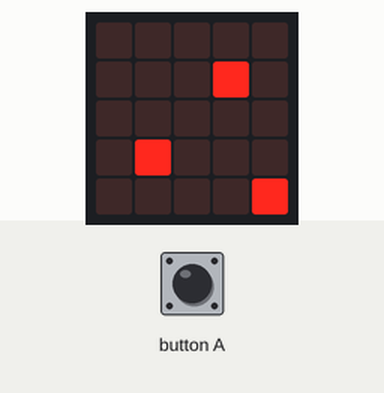
The program below on a simulated BBC micro:bit (MakeCode). Shown: the board's 5×5 LED display. The test bench sets the inputs (shaded band). Random numbers come from a fixed seed.

Above: at 3.8 s.
3.9 s: button A pressed for 0.15 s
At 6.9 s:
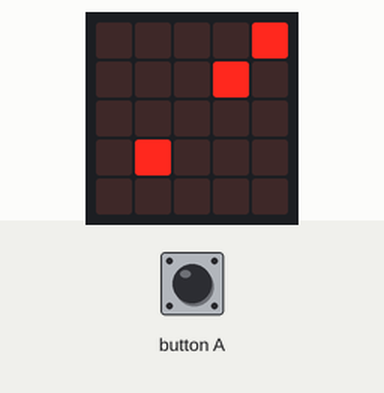
7.0 s: button A pressed for 0.15 s
At 10.0 s:
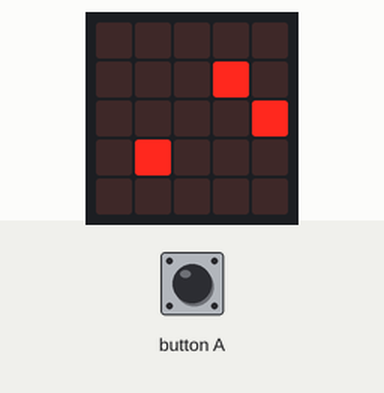
10.1 s: button A pressed for 0.15 s
13.2 s: button A pressed for 0.15 s
16.3 s: button A pressed for 0.15 s
At 17.3 s:
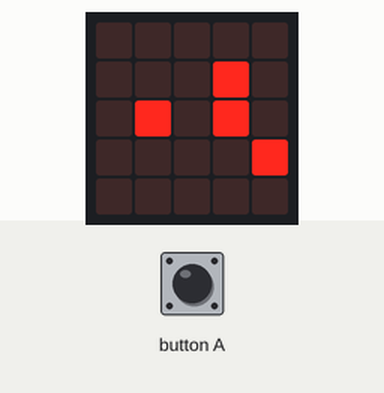
19.4 s: button A pressed for 0.15 s
At 20.1 s:
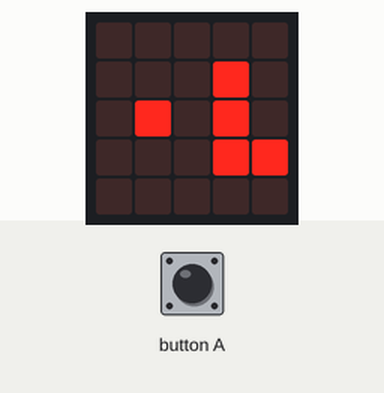
Timing chart, 0 to 22.4 s (numbered marks = the images above; inputs shaded):
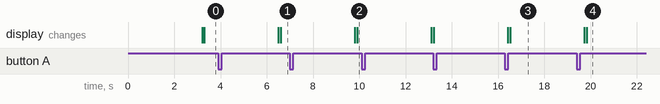

The program:

main.ts
```typescript
input.onButtonPressed(Button.A, function () {
    bird.change(LedSpriteProperty.Y, -1)
    control.waitMicros(6000)
})
let score = 0
let bad_guy: game.LedSprite = null
let bird: game.LedSprite = null
bird = game.createSprite(1, 2)
basic.forever(function () {
    bad_guy = game.createSprite(5, randint(0, 5))
    control.waitMicros(3000000)
})
basic.forever(function () {
    if (bird.get(LedSpriteProperty.Y) != 5) {
        control.waitMicros(200000)
        bird.change(LedSpriteProperty.Y, 1)
    }
})
basic.forever(function () {
    bad_guy.move(-1)
    control.waitMicros(100000)
    if (bad_guy.isTouchingEdge()) {
        bad_guy.delete()
        score += 1
    }
    if (true) {

    }
})
```

test.ts
```typescript
// 테스트는 여기로 이동합니다; 이 패키지가 확장으로 사용될 때 컴파일되지 않을 것 입니다.
```
